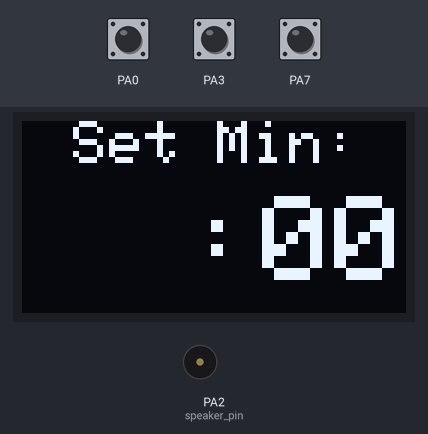
The sketch below on a simulated STM32 Blue Pill. Shown: 128×64 one-colour display, buzzer (waves = sounding). The inputs (shaded band) are chosen by the test bench; at power-on: PA7 HIGH, PA0 HIGH, PA3 HIGH.

Above: at 4.2 s.
4.3 s: PA7 pulled LOW for 0.15 s
At 5.0 s:
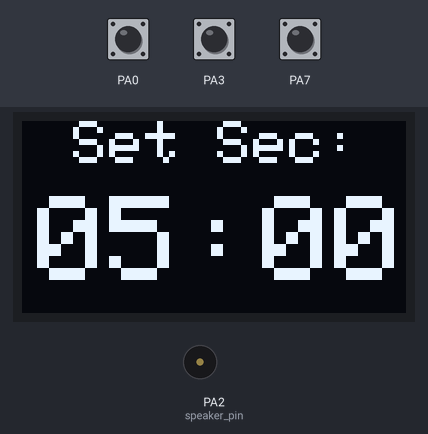
6.6 s: PA7 pulled LOW for 1 s
At 7.9 s:
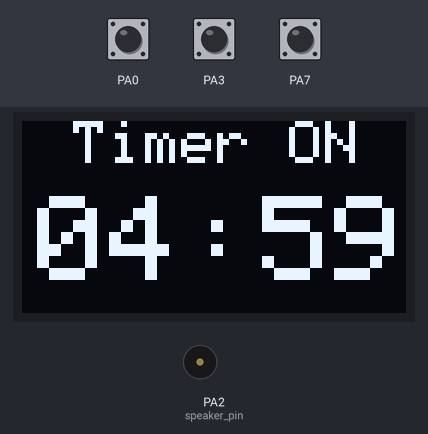
9.1 s: PA7 pulled LOW for 0.15 s
At 9.26 s:
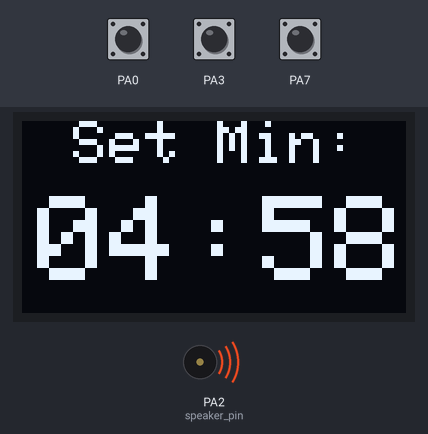
9.8 s: PA0 pulled LOW for 0.15 s
At 10.7 s:
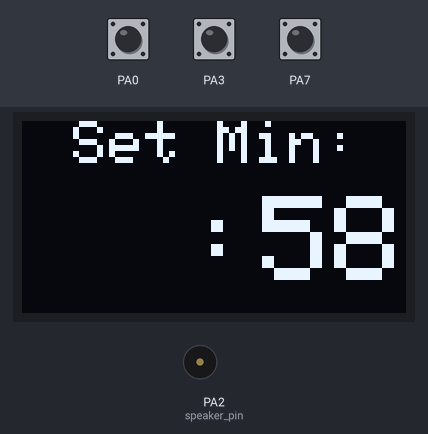
11.4 s: PA0 pulled LOW for 1 s
At 12.8 s:
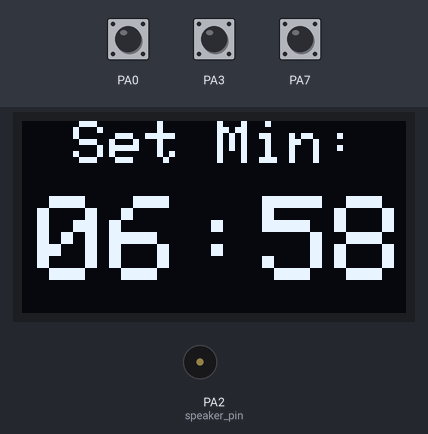
13.9 s: PA7 pulsed LOW 5 times (0.12 s each, 0.3 s apart)
At 14.3 s:
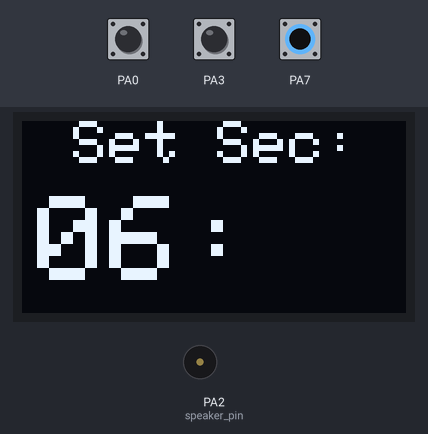
Timing chart, 0 to 16.9 s (numbered marks = the images above; inputs shaded):
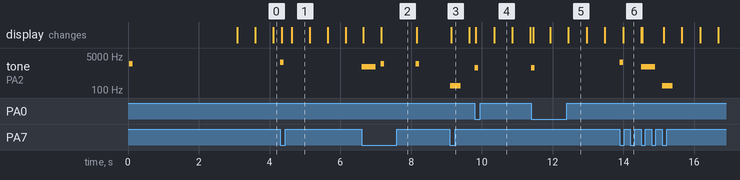

The sketch:

kitchen_timer_OLED.ino
```cpp
#include <SPI.h>
#include <Wire.h>
#include <Adafruit_GFX.h>
#include <Adafruit_SSD1306_STM32.h>

#define OLED_RESET 4
Adafruit_SSD1306 display(OLED_RESET);

#include "pitches.h"

#if (SSD1306_LCDHEIGHT != 64)
#error("Height incorrect, please fix Adafruit_SSD1306.h!");
#endif

char buf1[4];
char buf2[4];

unsigned int min_c_set = 5;
unsigned int min_c = 5;
unsigned int sec_c = 00;

int state = 1; // 1 == set min, 2 = set sec, 3 = counting, 4 = time up
boolean blink_s = true;

boolean beep_sound = true;

const int speaker_pin = A2;

unsigned long lastInterrupt;
unsigned long last_ms;

void setup()   {
  display.begin(SSD1306_SWITCHCAPVCC, 0x3C);  // initialize with the I2C addr 0x3D (for the 128x64)
  display.clearDisplay();

  pinMode(A7, INPUT_PULLUP);
  attachInterrupt(A7, show_menu, LOW);

  pinMode(A3, INPUT_PULLUP);
  attachInterrupt(A3, count_down, LOW);

  pinMode(A0, INPUT_PULLUP);
  attachInterrupt(A0, count_up, LOW);

  tone(speaker_pin, NOTE_C7, 100);
  display.clearDisplay();
  display.setTextColor(WHITE);
  display.setTextSize(1);
  display.setCursor(0,0);
  display.println("AsifAlam.com");
  display.setTextSize(2);
  display.setCursor(0,25);
  display.println("TIMER V1.0");
  display.display();
  delay(3000);
}

void show_menu()
{
  if(millis() - lastInterrupt > 500)
  {
    lastInterrupt = millis();
    if(state == 4)
    {
      state = 1;
      min_c = min_c_set;
      tone(speaker_pin, NOTE_DS7, 100);
    }
    else if(state == 3)
    {
      state = 1;
      tone(speaker_pin, NOTE_E3, 300);
    }
    else if(state == 1)
    {
      state = 2;
      sec_c = 0;
      tone(speaker_pin, NOTE_DS7, 100);
    }
    else if(state == 2)
    {
      if(min_c == 0 && sec_c == 0)
      {
        state = 1;
        tone(speaker_pin, NOTE_GS1, 50);
      }
      else
      {
        state = 3;
        tone(speaker_pin, NOTE_FS6, 400);
      }
    }
  }
}

void count_down()
{
  if(millis() - lastInterrupt > 200)
  {
    blink_s = true;
    last_ms = millis();
    lastInterrupt = millis();
    if(state == 1 && min_c > 0)
    {
      min_c --;
      min_c_set = min_c;
    }
    else if(state == 2 && sec_c > 0)
    {
      sec_c --;
    }
    else if(state == 3)
    {
      beep_sound = false;
    }
    tone(speaker_pin, NOTE_D6, 100);
  }
}

void count_up()
{
  if(millis() - lastInterrupt > 200)
  {
    blink_s = true;
    last_ms = millis();
    lastInterrupt = millis();
    if(state == 1 && min_c < 99)
    {
      min_c ++;
      min_c_set = min_c;
    }
    else if(state == 2 && sec_c < 58)
    {
      sec_c ++;
    }
    else if(state == 3)
    {
      beep_sound = true;
    }
    tone(speaker_pin, NOTE_E6, 100);
  }
}

void draw()
{
  display.clearDisplay();
  display.setTextColor(WHITE);

  if(state == 4)
  {
    if(blink_s)
    {
      display.setTextSize(2);
      display.setCursor(17,0);
      display.println("TIME UP!");
      blink_s = false;
    }
    else
    {
      blink_s = true;
    }
    play_music();
  }
  else if(state == 3)
  {
    display.setTextSize(2);
    display.setCursor(17,0);
    display.println("Timer ON");
  }
  else if(state == 1)
  {
    display.setTextSize(2);
    display.setCursor(17,0);
    display.println("Set Min:");
  }
  else if(state == 2)
  {
    display.setTextSize(2);
    display.setCursor(17,0);
    display.println("Set Sec:");
  }


  display.setTextSize(4);
  if(state == 1 && !blink_s)
  {

  }
  else{
    // 16 is the top blue
    display.setCursor(5,25);
    sprintf (buf1, "%02i", min_c);
    display.print(buf1);
  }

  display.setCursor(55,25);
  display.print(":");

  if(state == 2 && !blink_s)
  {

  }
  else{
    display.setCursor(80,25);
    sprintf (buf2, "%02i", sec_c);
    display.print(buf2);
  }

  display.display();
}

void loop() {
  if(state == 3)
  {
    if(min_c == 0 && sec_c == 0)
    {
      state = 4;
      delay(400);
    }
    else
    {
      if(last_ms+990 <= millis())
      {
        last_ms = millis();
        sec_c --;
        if (sec_c == -1)
        {
          sec_c = 59;
          min_c --;
        }
        if(beep_sound)
        {
          tone(speaker_pin, NOTE_C7, 100);
        }
      }
    }
  }
  else if(state == 1 || state == 2)
  {
    if(last_ms+500 <= millis())
    {
      last_ms = millis();
      blink_s = !blink_s;
    }

  }
  draw();
}

void play_music()
{
  tone(speaker_pin, NOTE_E5, 400);
  delay(650);
}
```

pitches.h
```cpp
/*************************************************
 * Public Constants
 *************************************************/

#define NOTE_B0  31
#define NOTE_C1  33
#define NOTE_CS1 35
#define NOTE_D1  37
#define NOTE_DS1 39
#define NOTE_E1  41
#define NOTE_F1  44
#define NOTE_FS1 46
#define NOTE_G1  49
#define NOTE_GS1 52
#define NOTE_A1  55
#define NOTE_AS1 58
#define NOTE_B1  62
#define NOTE_C2  65
#define NOTE_CS2 69
#define NOTE_D2  73
#define NOTE_DS2 78
#define NOTE_E2  82
#define NOTE_F2  87
#define NOTE_FS2 93
#define NOTE_G2  98
#define NOTE_GS2 104
#define NOTE_A2  110
#define NOTE_AS2 117
#define NOTE_B2  123
#define NOTE_C3  131
#define NOTE_CS3 139
#define NOTE_D3  147
#define NOTE_DS3 156
#define NOTE_E3  165
#define NOTE_F3  175
#define NOTE_FS3 185
#define NOTE_G3  196
#define NOTE_GS3 208
#define NOTE_A3  220
#define NOTE_AS3 233
#define NOTE_B3  247
#define NOTE_C4  262
#define NOTE_CS4 277
#define NOTE_D4  294
#define NOTE_DS4 311
#define NOTE_E4  330
#define NOTE_F4  349
#define NOTE_FS4 370
#define NOTE_G4  392
#define NOTE_GS4 415
#define NOTE_A4  440
#define NOTE_AS4 466
#define NOTE_B4  494
#define NOTE_C5  523
#define NOTE_CS5 554
#define NOTE_D5  587
#define NOTE_DS5 622
#define NOTE_E5  659
#define NOTE_F5  698
#define NOTE_FS5 740
#define NOTE_G5  784
#define NOTE_GS5 831
#define NOTE_A5  880
#define NOTE_AS5 932
#define NOTE_B5  988
#define NOTE_C6  1047
#define NOTE_CS6 1109
#define NOTE_D6  1175
#define NOTE_DS6 1245
#define NOTE_E6  1319
#define NOTE_F6  1397
#define NOTE_FS6 1480
#define NOTE_G6  1568
#define NOTE_GS6 1661
#define NOTE_A6  1760
#define NOTE_AS6 1865
#define NOTE_B6  1976
#define NOTE_C7  2093
#define NOTE_CS7 2217
#define NOTE_D7  2349
#define NOTE_DS7 2489
#define NOTE_E7  2637
#define NOTE_F7  2794
#define NOTE_FS7 2960
#define NOTE_G7  3136
#define NOTE_GS7 3322
#define NOTE_A7  3520
#define NOTE_AS7 3729
#define NOTE_B7  3951
#define NOTE_C8  4186
#define NOTE_CS8 4435
#define NOTE_D8  4699
#define NOTE_DS8 4978
```

Measured:
- after the input at 4.3 s, tone on PA2 (speaker_pin): silent → 2489 Hz at once, → silent 0.10 s later; the display: first changes at once (image 1 shows a later state)
- after the input at 6.6 s, tone on PA2 (speaker_pin): plays 1480 Hz for 0.40 s, 2093 Hz for 0.10 s, 2093 Hz for 0.10 s, starting at once; the display: first changes after 0.05 s (image 2 shows a later state)
- after the input at 9.1 s, the display: changes at once (image 3)
- after the input at 9.8 s, tone on PA2 (speaker_pin): silent → 1319 Hz at once, → silent 0.10 s later; the display: first changes at once (image 4 shows a later state)
- after the input at 11.4 s, tone on PA2 (speaker_pin): silent → 1319 Hz at once, → silent 0.10 s later; the display: changes after 0.05 s (image 5)
- after the input at 13.9 s, tone on PA2 (speaker_pin): plays 2489 Hz for 0.10 s, 1480 Hz for 0.40 s, 165 Hz for 0.30 s, starting at once; the display: changes after 0.10 s (image 6)
- what the display in image 1 shows lasts 0.5 s, from 4.6 s to 5.1 s
